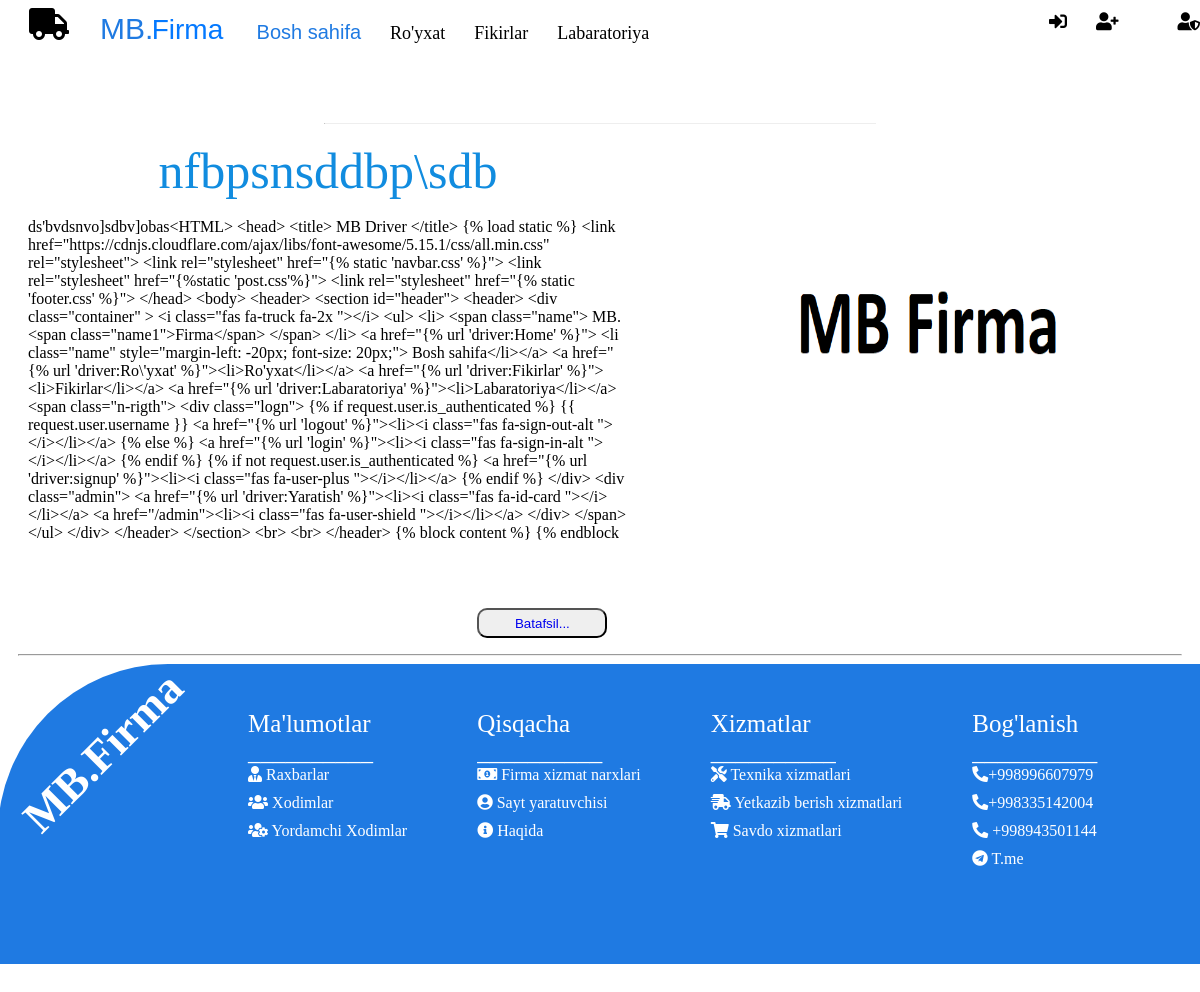
/, run on an earlier commit of the app's database.
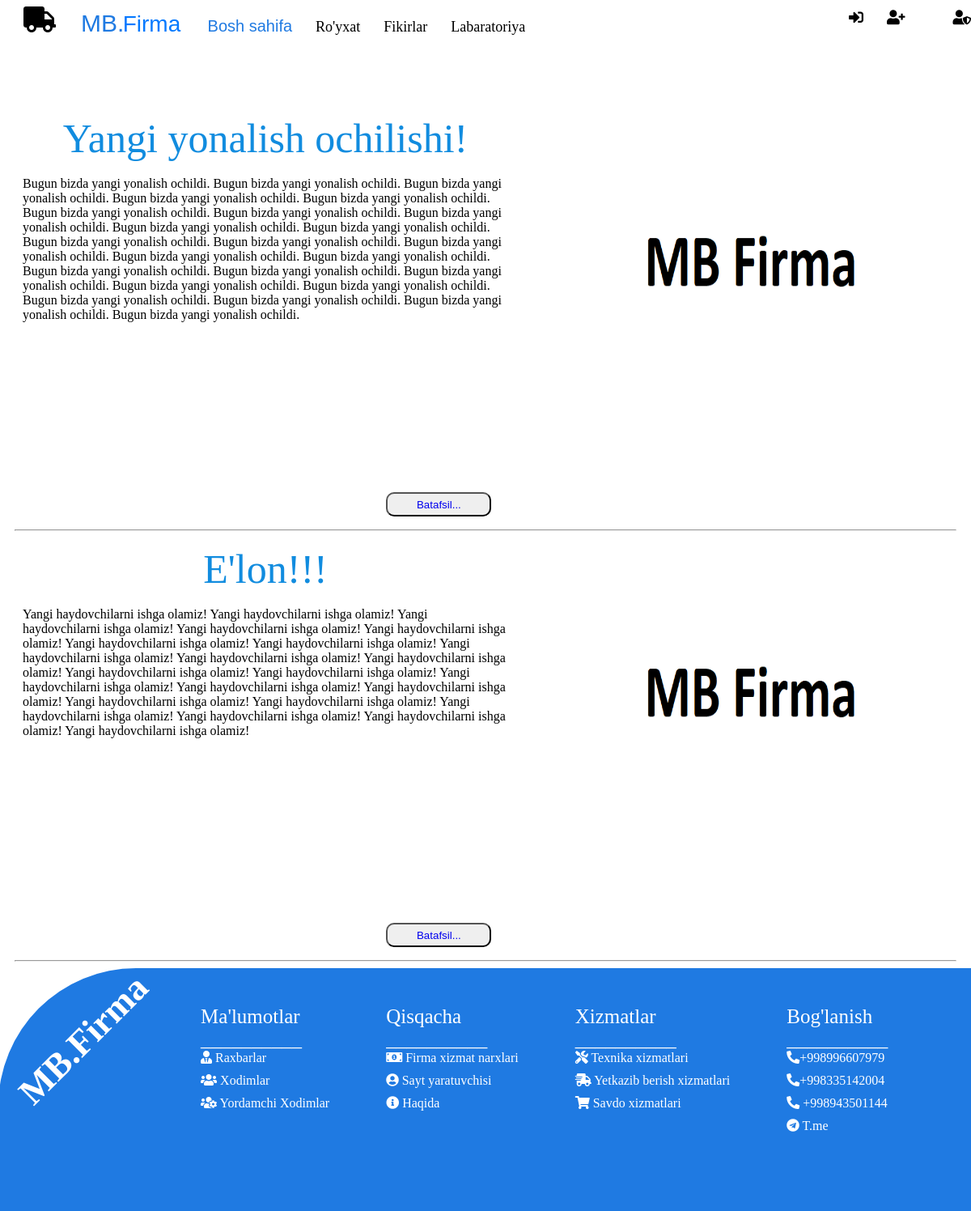
And on a later commit of the database.
### driver/models.py (models this page shows, shortened)
class Post(models.Model):
    title = models.CharField(max_length=50)
    discription = models.TextField()
    image = models.ImageField(upload_to='images/',default='images/default.png')

### driver/views.py (the view)
# urls.py: path('', HomeView.as_view(), name="Home"),
class HomeView(ListView):
    template_name = "Post/home.html"
    queryset = models.Post.objects.all()
    context_object_name = 'post'

### templates/Post/home.html
{% extends 'base.html' %}
{%block content%}
</head>
<br>
<div class="mijoz-1">Firmadagi so'ngi yangiliklar</div>
<hr class="hr12">
{% for post in post %}
<div class="mijoz">
  <div class="title">
    <div class="title1">{{ post.title }}</div> <br>
    {{ post.discription}}
  </div>
  <div class="img">
    <a href="{{post.pk}}/pic">
      <img class="homepic" src="{{post.image.url}}" alt='Yangilik rasmi!' width="500" height="400"></a>
</div>
</div>
<ul><ul><button style="margin-left: 35%;" class="det-btn1" href="/{{post.pk}}"> <a href="/{{post.pk}}"> Batafsil...</a></button></ul></ul>
<hr>
 {%endfor%}
{%endblock%}

### templates/base.html (shortened to what this page needs)
<HTML>
<head>
{% load static %}
<link href="https://cdnjs.cloudflare.com/ajax/libs/font-awesome/5.15.1/css/all.min.css" rel="stylesheet">
<link rel="stylesheet" href="{% static 'navbar.css' %}">
<link rel="stylesheet" href="{%static 'post.css'%}">
<link rel="stylesheet" href="{% static 'footer.css' %}">
</head>
<body>
<header>
    <section id="header">
        <header>
            <div class="container" >
                <i class="fas fa-truck fa-2x "></i>
                <ul>
                    <li>
                        <span class="name">
                            MB. <span class="name1">Firma</span>
                        </span>
                    </li>
                    <a href="{% url 'driver:Home' %}"> <li class="name" style="margin-left: -20px; font-size: 20px;"> Bosh sahifa</li></a>
                    <a href="{% url 'driver:Ro\'yxat' %}"><li>Ro'yxat</li></a>
                    <a href="{% url 'driver:Fikirlar' %}"><li>Fikirlar</li></a>
                    <a href="{% url 'driver:Labaratoriya' %}"><li>Labaratoriya</li></a>
                    <span class="n-rigth">
                        <div class="logn">
                            {% if request.user.is_authenticated %}
                            {{ request.user.username }}
                            <a href="{% url 'logout' %}"><li><i class="fas fa-sign-out-alt "></i></li></a>
                            {% else %}
                            <a href="{% url 'login' %}"><li><i class="fas fa-sign-in-alt "></i></li></a>
                            {% endif %}
                            {% if not request.user.is_authenticated %}
                            <a href="{% url 'driver:signup' %}"><li><i class="fas fa-user-plus "></i></li></a>
                            {% endif %}
                        </div>
                        <div class="admin">
                            <a href="/admin"><li><i class="fas fa-user-shield "></i></li></a>
                        </div>
                    </span>
                </ul>
            </div>
        </header>
        </section>
        <br>
        <br>
</header>
{% block content %}
{% endblock content %}
<footer id="footer">
    <div class="container">
        <div class="background">
            <div class="footer-name">MB.Firma</div>
            <div class="gurux">
                    <ul>
                        <div class="bolma"> Ma'lumotlar
                        <br >__________
                        <li><a href="#"><i class="fas fa-user-tie"></i> Raxbarlar </a></li>
                        <li><a href="#"><i class="fas fa-users"></i> Xodimlar </a></li>
                        <li><a href="#"><i class="fas fa-users-cog"></i> Yordamchi Xodimlar </a></li>
                        </div>
                    </ul>
                    <ul>
                        <div class="bolma">Qisqacha
                        <br >__________
                        <li><a href="#"><i class="fas fa-money-bill-alt"></i> Firma xizmat narxlari</a></li>
                        <li><a href="#"><i class="fas fa-user-circle"></i> Sayt yaratuvchisi</a></li>
                        <li><a href="{% url 'driver:Haqida' %}"><i class="fas fa-info-circle"></i> Haqida</a></li>
                        <li></li>
                        </div>
                    </ul>
                    <ul>
                        <div class="bolma">Xizmatlar
                        <br >__________
                        <li><a href="#"><i class="fas fa-tools"></i> Texnika xizmatlari</a></li>
                        <li><a href="#"><i class="fas fa-shipping-fast"></i> Yetkazib berish xizmatlari</a></li>
                        <li><a href="#"><i class="fas fa-shopping-cart"></i> Savdo xizmatlari</a></li>
                        </div>
                    </ul>
                    <ul>
                        <div class="bolma">Bog'lanish
                        <br >__________
                        <li><i class="fas fa-phone-alt"></i>+998996607979</li>
                        <li><i class="fas fa-phone-alt"></i>+998335142004</li>
                        <li><i class="fas fa-phone-alt"></i> +998943501144</li>
                        <li><a href="https://t.me/Dilshod_Narzullayev_Almurod_ogli"><i class="fab fa-telegram"></i> T.me</a></li>
                        </div>
                    </ul>
            </div>
        </div>
</footer>
</body>
</HTML>

### static/navbar.css (style rules this page uses)
#header a { color: black; text-decoration: none; margin: 5px; }
#header { list-style-type: none; overflow: hidden; float: left; width: 100%; height: 10%; margin: 3px; margin-left: -40px; margin-top: -22px; padding-left: 50px; position: fixed; display: block; background-color: white; }
#header i.fas.fa-truck { width: 50px; height: 50px; margin: 1px; margin-top: 12px; margin-right: 6px; }
#header .name { color: #1f7ae2; font-family: 'Poppins', sans-serif; text-align: center; text-decoration: none; font-weight: 500; font-size: 30px; margin-left: -40px; }
#header .name1 { color: #0479ff; font-family: 'Poppins', sans-serif; text-align: center; text-decoration: none; font-weight: 400; font-size: 28px; margin-left: -10px; margin-right: 40px; }
#header li { display: inline; margin-left: 15px; }
.n-rigth { display: block; float: right; overflow: hidden; }
.logn { display: inline; margin-right: 30px; }
.admin { display: inline; }
#header .container { display: inline-flex; width: 100%; }
#header ul { width: 90%; }
#header li { font-size: 18px; }

### static/post.css (style rules this page uses)
body { padding: 10px; }
.mijoz { width: 99%; padding: 10px; display: inline-flex; }
.det-btn1 a { text-decoration: none; }
.det-btn1 { border-radius: 10px; margin-top: 40px; width: 130px; height: 30px; margin-right: 50px; }
.mijoz-1 { font-size: 36px; text-align: center; color: #0069af; }
.title { width: 600px; height: 400px; overflow: auto; }
.title1 { font-size: 50px; text-align: center; color: #118cdf; }
.img { margin-left: 50px; width: 500px; display: inline-flex; float: right; }
.mijoz .img img { border-radius: 100px 0 100px 100px ; }

### static/footer.css (style rules this page uses)
.background { background-color: #1f7ae2; margin: 0 -18px -22px -20px; height: 300px; border-radius: 170px 0 0 0; display: flex; }
.footer-name { color: #ffffff; transform: rotate(-45deg); width: 5%; font-weight: 800; font-size: 45px; margin: 90px 0 0 80px; }
.gurux { margin: 40px; display: flex; }
.bolma { color: #ffffff; margin: -10px 0 0px 30px; font-size: 25px; }
footer li { color: #ffffff; font-size: 16px; list-style: none; display: block; padding-bottom: 10px; align-items: left; }
footer a { text-decoration: none; color: #ffffff; }
footer i.fas, i.fab { color: #ffffff; }

What changed in the data, as far as the page shows it:
removed Post: title "nfbpsnsddbp\\sdb", discription "ds'bvdsnvo]sdbv]obas<HTML> <head> <title> MB Driver </title> {% load static %} <link href=\"https://cdnjs.cloudflare.com/ajax/libs/font-awesome/5.15.1/css/all.min.css\" rel=\"stylesheet\"> <link rel=\"stylesheet\" href=\"{% static 'navbar.css' %}\"> <link rel=\"stylesheet\" href=\"{%static 'post.css'%}\"> <link rel=\"stylesheet\" href=\"{% static 'footer.css' %}\"> </head> <body> <header> <section id=\"header\"> <header> <div class=\"container\" > <i class=\"fas fa-truck fa-2x \"></i> <ul> <li> <span class=\"name\"> MB. <span class=\"name1\">Firma</span> </span> </li> <a href=\"{% url 'driver:Home' %}\"> <li class=\"name\" style=\"margin-left: -20px; font-size: 20px;\"> Bosh sahifa</li></a> <a href=\"{% url…", image (placeholder picture)
added Post: title "Yangi yonalish ochilishi!", discription "Bugun bizda yangi yonalish ochildi. Bugun bizda yangi yonalish ochildi. Bugun bizda yangi yonalish ochildi. Bugun bizda yangi yonalish ochildi. Bugun bizda yangi yonalish ochildi. Bugun bizda yangi yonalish ochildi. Bugun bizda yangi yonalish ochildi. Bugun bizda yangi yonalish ochildi. Bugun bizda yangi yonalish ochildi. Bugun bizda yangi yonalish ochildi. Bugun bizda yangi yonalish ochildi. Bugun bizda yangi yonalish ochildi. Bugun bizda yangi yonalish ochildi. Bugun bizda yangi yonalish ochildi. Bugun bizda yangi yonalish ochildi. Bugun bizda yangi yonalish ochildi. Bugun bizda yangi yonalish ochildi. Bugun bizda yangi yonalish ochildi. Bugun bizda yangi yonalish ochildi. Bugun bizda…", image (placeholder picture)
added Post: title "E'lon!!!", discription "Yangi haydovchilarni ishga olamiz! Yangi haydovchilarni ishga olamiz! Yangi haydovchilarni ishga olamiz! Yangi haydovchilarni ishga olamiz! Yangi haydovchilarni ishga olamiz! Yangi haydovchilarni ishga olamiz! Yangi haydovchilarni ishga olamiz! Yangi haydovchilarni ishga olamiz! Yangi haydovchilarni ishga olamiz! Yangi haydovchilarni ishga olamiz! Yangi haydovchilarni ishga olamiz! Yangi haydovchilarni ishga olamiz! Yangi haydovchilarni ishga olamiz! Yangi haydovchilarni ishga olamiz! Yangi haydovchilarni ishga olamiz! Yangi haydovchilarni ishga olamiz! Yangi haydovchilarni ishga olamiz! Yangi haydovchilarni ishga olamiz! Yangi haydovchilarni ishga olamiz! Yangi haydovchilarni ishga olamiz!…", image (placeholder picture)
